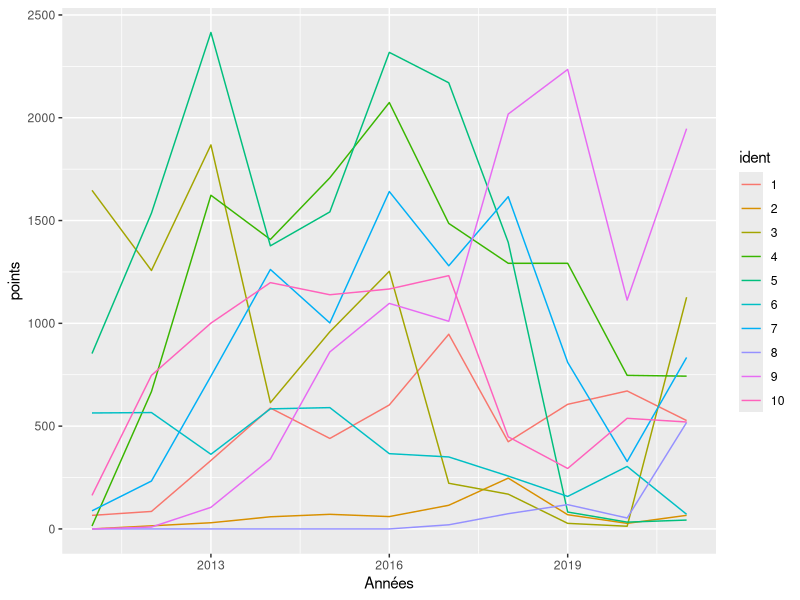
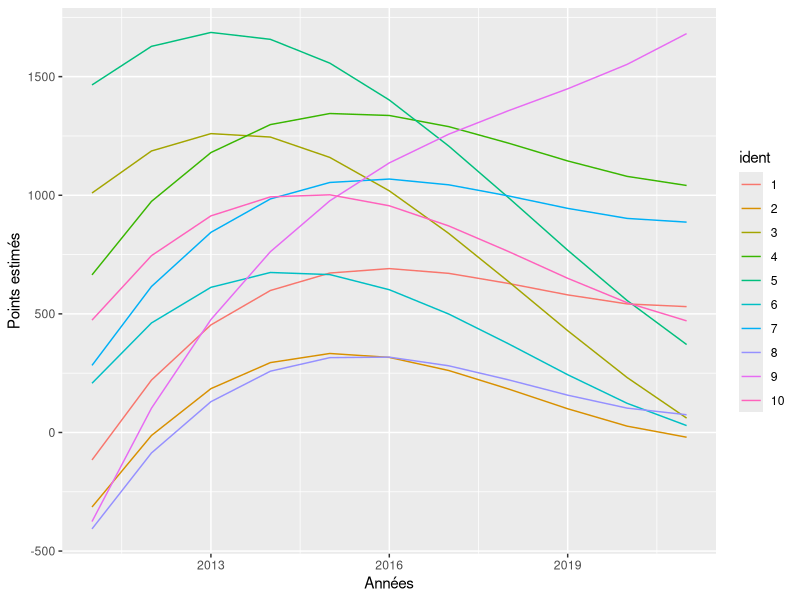

Generate these figures, in order, with R:
## ---- chunk 1
knitr::opts_chunk$set(echo = F, cache = T, warning = F)
## ---- chunk 2
library(nlme)
library(ggplot2)
library(lattice)
## ---- chunk 3
df <- data.frame(
  ident = as.numeric(sort(rep(c(1:10), 11))),
  temps = rep(2011:2021, 10),
  points = c(66,85,333,588,440,603,947,424,606,671,527,
             0,15,30,59,71,60,115,247,69,27,66,
             1647,1257,1868,614,959,1253,222,169,27,13,1127,
             14,668,1623,1408,1708,2074,1486,1292,1292,747,743,
             853,1536,2415,1377,1542,2318,2170,1394,82,33,43,
             564,566,363,584,590,366,350,257,158,304,71,
             88,233,743,1262,1002,1641,1280,1616,810,328,834,
             0,0,0,0,0,0,20,74,118,53,518,
             0,9,105,340,861,1097,1010,2018,2235,1113,1947,
             163,747,1001,1198,1139,1167,1232,448,294,538,520)
)
df$temps <- df$temps - 2011
df$ident <- as.factor(df$ident)
## ---- chunk 4
ggplot(data = df, aes(temps+2011, points, col = ident)) +
  geom_line() +
  xlab("Années")

## ---- chunk 5
modele_mixte <-lme(points ~ temps + I(temps**2) + I(temps**3), data=df,
          random=~1+temps |ident,
          method="ML")
summary(modele_mixte)
## ---- chunk 6
df2 <- df
df2$fitted <- modele_mixte$fitted[,2]
## ---- chunk 7
ggplot(data = df2, aes(temps+2011, fitted, col = ident)) +
  geom_line() +
  xlab("Années") +
  ylab("Points estimés")
## ---- chunk 8
newdata <- data.frame(ident = 9, temps = 12)
pred<-predict(modele_mixte, newdata)
as.numeric(pred)
